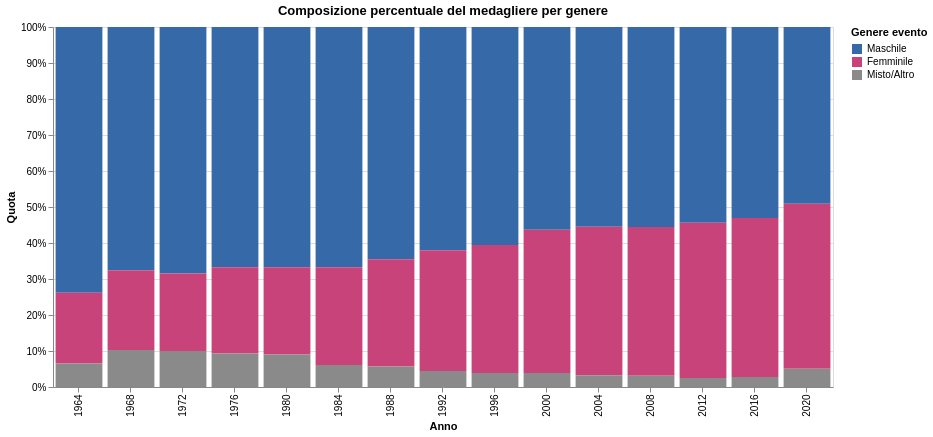

Express this chart as Vega-Lite.
### Vega-Lite specification from a JSON file in a GitHub repository (floating-point values rounded to 4 significant figures)
{"config": {"view": {"continuousWidth": 300, "continuousHeight": 300}}, "data": {"name": "data-46cb4a8c1b17869737f7a0de57816b82"}, "mark": {"type": "bar"}, "encoding": {"color": {"field": "genere_evento", "scale": {"domain": ["Maschile", "Femminile", "Misto/Altro"], "range": ["#3569a8", "#c7437a", "#8a8a8a"]}, "title": "Genere evento", "type": "nominal"}, "tooltip": [{"field": "year", "title": "Anno", "type": "ordinal"}, {"field": "genere_evento", "title": "Genere", "type": "nominal"}, {"field": "medaglie", "format": ",.0f", "title": "Medaglie", "type": "quantitative"}], "x": {"field": "year", "title": "Anno", "type": "ordinal"}, "y": {"axis": {"format": "%"}, "field": "medaglie", "stack": "normalize", "title": "Quota", "type": "quantitative"}}, "height": 360, "title": "Composizione percentuale del medagliere per genere", "width": 780, "$schema": "https://vega.github.io/schema/vega-lite/v6.4.1.json", "datasets": {"data-46cb4a8c1b17869737f7a0de57816b82": [{"year": 1964, "genere_evento": "Maschile", "medaglie": 372.0}, {"year": 1968, "genere_evento": "Maschile", "medaglie": 356.0}, {"year": 1972, "genere_evento": "Maschile", "medaglie": 411.0}, {"year": 1976, "genere_evento": "Maschile", "medaglie": 409.0}, {"year": 1980, "genere_evento": "Maschile", "medaglie": 421.0}, {"year": 1984, "genere_evento": "Maschile", "medaglie": 459.0}, {"year": 1988, "genere_evento": "Maschile", "medaglie": 477.0}, {"year": 1992, "genere_evento": "Maschile", "medaglie": 505.0}, {"year": 1996, "genere_evento": "Maschile", "medaglie": 510.0}, {"year": 2000, "genere_evento": "Maschile", "medaglie": 522.0}, {"year": 2004, "genere_evento": "Maschile", "medaglie": 514.0}, {"year": 2008, "genere_evento": "Maschile", "medaglie": 532.0}, {"year": 2012, "genere_evento": "Maschile", "medaglie": 522.0}, {"year": 2016, "genere_evento": "Maschile", "medaglie": 516.0}, {"year": 2020, "genere_evento": "Maschile", "medaglie": 530.0}, {"year": 1964, "genere_evento": "Femminile", "medaglie": 99.0}, {"year": 1968, "genere_evento": "Femminile", "medaglie": 117.0}, {"year": 1972, "genere_evento": "Femminile", "medaglie": 129.0}, {"year": 1976, "genere_evento": "Femminile", "medaglie": 147.0}, {"year": 1980, "genere_evento": "Femminile", "medaglie": 153.0}, {"year": 1984, "genere_evento": "Femminile", "medaglie": 187.0}, {"year": 1988, "genere_evento": "Femminile", "medaglie": 220.0}, {"year": 1992, "genere_evento": "Femminile", "medaglie": 273.0}, {"year": 1996, "genere_evento": "Femminile", "medaglie": 299.0}, {"year": 2000, "genere_evento": "Femminile", "medaglie": 369.0}, {"year": 2004, "genere_evento": "Femminile", "medaglie": 382.0}, {"year": 2008, "genere_evento": "Femminile", "medaglie": 396.0}, {"year": 2012, "genere_evento": "Femminile", "medaglie": 414.0}, {"year": 2016, "genere_evento": "Femminile", "medaglie": 429.0}, {"year": 2020, "genere_evento": "Femminile", "medaglie": 495.0}, {"year": 1964, "genere_evento": "Misto/Altro", "medaglie": 33.0}, {"year": 1968, "genere_evento": "Misto/Altro", "medaglie": 54.0}, {"year": 1972, "genere_evento": "Misto/Altro", "medaglie": 60.0}, {"year": 1976, "genere_evento": "Misto/Altro", "medaglie": 57.0}, {"year": 1980, "genere_evento": "Misto/Altro", "medaglie": 57.0}, {"year": 1984, "genere_evento": "Misto/Altro", "medaglie": 42.0}, {"year": 1988, "genere_evento": "Misto/Altro", "medaglie": 42.0}, {"year": 1992, "genere_evento": "Misto/Altro", "medaglie": 36.0}, {"year": 1996, "genere_evento": "Misto/Altro", "medaglie": 33.0}, {"year": 2000, "genere_evento": "Misto/Altro", "medaglie": 36.0}, {"year": 2004, "genere_evento": "Misto/Altro", "medaglie": 30.0}, {"year": 2008, "genere_evento": "Misto/Altro", "medaglie": 30.0}, {"year": 2012, "genere_evento": "Misto/Altro", "medaglie": 24.0}, {"year": 2016, "genere_evento": "Misto/Altro", "medaglie": 27.0}, {"year": 2020, "genere_evento": "Misto/Altro", "medaglie": 55.0}]}}
